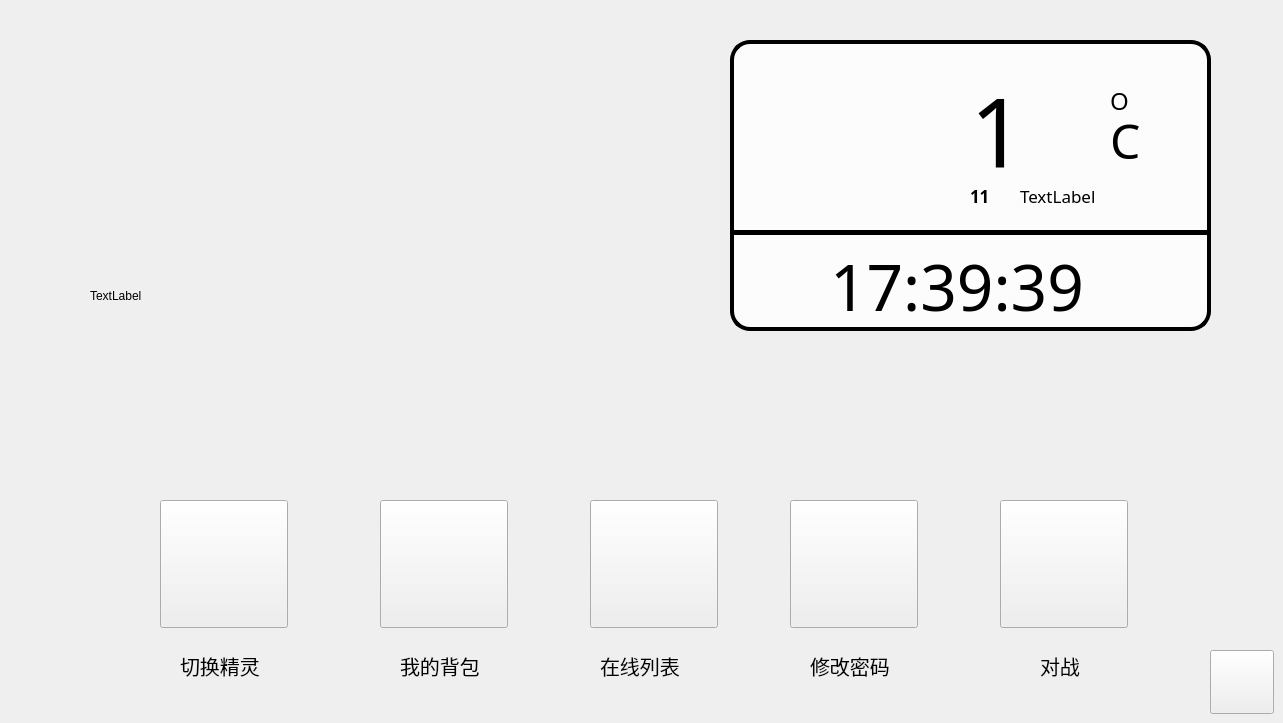
    <widget class="QWidget" name="mainPage">
     <widget class="QPushButton" name="changePasswordBtn">
      <property name="geometry">
       <rect>
        <x>790</x>
        <y>500</y>
        <width>128</width>
        <height>128</height>
       </rect>
      </property>
      <property name="styleSheet">
       <string notr="true">
color: rgb(255, 255, 255);
border-image: url(:/picture/password.png);</string>
      </property>
      <property name="text">
       <string/>
      </property>
     </widget>
     <widget class="QPushButton" name="myBagBtn">
      <property name="geometry">
       <rect>
        <x>380</x>
        <y>500</y>
        <width>128</width>
        <height>128</height>
       </rect>
      </property>
      <property name="styleSheet">
       <string notr="true">border-image: url(:/picture/bag.png);
color: rgb(255, 255, 255);</string>
      </property>
      <property name="text">
       <string/>
      </property>
     </widget>
     <widget class="QPushButton" name="quitBtn">
      <property name="geometry">
       <rect>
        <x>1210</x>
        <y>650</y>
        <width>64</width>
        <height>64</height>
       </rect>
      </property>
      <property name="font">
       <font>
        <weight>50</weight>
        <bold>false</bold>
       </font>
      </property>
      <property name="styleSheet">
       <string notr="true">border-image: url(:/picture/logout.png);
color: rgb(255, 255, 255);</string>
      </property>
      <property name="text">
       <string/>
      </property>
     </widget>
     <widget class="QPushButton" name="userListBtn">
      <property name="geometry">
       <rect>
        <x>590</x>
        <y>500</y>
        <width>128</width>
        <height>128</height>
       </rect>
      </property>
      <property name="styleSheet">
       <string notr="true">
color: rgb(255, 255, 255);
border-image: url(:/picture/list.png);</string>
      </property>
      <property name="text">
       <string/>
      </property>
     </widget>
     <widget class="QPushButton" name="fightBtn">
      <property name="geometry">
       <rect>
        <x>1000</x>
        <y>500</y>
        <width>128</width>
        <height>128</height>
       </rect>
      </property>
      <property name="styleSheet">
       <string notr="true">border-image: url(:/picture/battle.png);
color: rgb(255, 255, 255);
</string>
      </property>
      <property name="text">
       <string/>
      </property>
     </widget>
     <widget class="QLabel" name="label_7">
      <property name="geometry">
       <rect>
        <x>400</x>
        <y>650</y>
        <width>81</width>
        <height>31</height>
       </rect>
      </property>
      <property name="font">
       <font>
        <family>微软雅黑</family>
        <pointsize>15</pointsize>
        <weight>50</weight>
        <bold>false</bold>
       </font>
      </property>
      <property name="text">
       <string>我的背包</string>
      </property>
     </widget>
     <widget class="QLabel" name="label_12">
      <property name="geometry">
       <rect>
        <x>600</x>
        <y>650</y>
        <width>81</width>
        <height>31</height>
       </rect>
      </property>
      <property name="font">
       <font>
        <family>微软雅黑</family>
        <pointsize>15</pointsize>
        <weight>50</weight>
        <bold>false</bold>
       </font>
      </property>
      <property name="text">
       <string>在线列表</string>
      </property>
     </widget>
     <widget class="QLabel" name="label_9">
      <property name="geometry">
       <rect>
        <x>810</x>
        <y>650</y>
        <width>81</width>
        <height>31</height>
       </rect>
      </property>
      <property name="font">
       <font>
        <family>微软雅黑</family>
        <pointsize>15</pointsize>
        <weight>50</weight>
        <bold>false</bold>
       </font>
      </property>
      <property name="text">
       <string>修改密码</string>
      </property>
     </widget>
     <widget class="QLabel" name="label_10">
      <property name="geometry">
       <rect>
        <x>1040</x>
        <y>650</y>
        <width>81</width>
        <height>31</height>
       </rect>
      </property>
      <property name="font">
       <font>
        <family>微软雅黑</family>
        <pointsize>15</pointsize>
        <weight>50</weight>
        <bold>false</bold>
       </font>
      </property>
      <property name="text">
       <string>对战</string>
      </property>
     </widget>
     <widget class="QWidget" name="widget_2" native="true">
      <property name="geometry">
       <rect>
        <x>720</x>
        <y>30</y>
        <width>501</width>
        <height>321</height>
       </rect>
      </property>
      <widget class="QLabel" name="label_11">
       <property name="geometry">
        <rect>
         <x>10</x>
         <y>10</y>
         <width>481</width>
         <height>291</height>
        </rect>
       </property>
       <property name="styleSheet">
        <string notr="true">     background-color: rgba(255, 255, 255, 200);/*背景色*/
     border-style: outset; /*边框样式*/
     border-width: 4px;  /*边框宽度为4像素*/
     border-radius: 20px; /*边框圆角半径*/
     border-color: rgba(0, 0, 0, 400);/*边框颜色*/
     font: bold 14px;/*字体*/
         color:rgba(0, 0, 0, 100);/*字体颜色*/
   	 padding: 6px; /*填衬*/</string>
       </property>
       <property name="text">
        <string/>
       </property>
      </widget>
      <widget class="QLabel" name="fengli">
       <property name="geometry">
        <rect>
         <x>250</x>
         <y>150</y>
         <width>51</width>
         <height>31</height>
        </rect>
       </property>
       <property name="font">
        <font>
         <family>Adobe 黑体 Std R</family>
         <pointsize>13</pointsize>
         <weight>75</weight>
         <bold>true</bold>
        </font>
       </property>
       <property name="text">
        <string>11</string>
       </property>
      </widget>
      <widget class="QLabel" name="type">
       <property name="geometry">
        <rect>
         <x>30</x>
         <y>20</y>
         <width>180</width>
         <height>180</height>
        </rect>
       </property>
       <property name="text">
        <string/>
       </property>
      </widget>
      <widget class="QLabel" name="label_13">
       <property name="geometry">
        <rect>
         <x>10</x>
         <y>200</y>
         <width>481</width>
         <height>5</height>
        </rect>
       </property>
       <property name="styleSheet">
        <string notr="true">color: rgb(0, 0, 0);
background-color: rgb(0, 0, 0);</string>
       </property>
       <property name="text">
        <string/>
       </property>
      </widget>
      <widget class="QLabel" name="wendu_3">
       <property name="geometry">
        <rect>
         <x>390</x>
         <y>70</y>
         <width>51</width>
         <height>81</height>
        </rect>
       </property>
       <property name="font">
        <font>
         <family>rr_basic07</family>
         <pointsize>36</pointsize>
         <weight>50</weight>
         <bold>false</bold>
        </font>
       </property>
       <property name="text">
        <string>C</string>
       </property>
      </widget>
      <widget class="QLabel" name="time">
       <property name="geometry">
        <rect>
         <x>110</x>
         <y>190</y>
         <width>361</width>
         <height>131</height>
        </rect>
       </property>
       <property name="font">
        <font>
         <family>rr_basic07</family>
         <pointsize>48</pointsize>
        </font>
       </property>
       <property name="text">
        <string>17:39:39</string>
       </property>
      </widget>
      <widget class="QLabel" name="day">
       <property name="geometry">
        <rect>
         <x>300</x>
         <y>150</y>
         <width>151</width>
         <height>31</height>
        </rect>
       </property>
       <property name="font">
        <font>
         <family>rr_basic07</family>
         <pointsize>13</pointsize>
        </font>
       </property>
       <property name="text">
        <string>TextLabel</string>
       </property>
      </widget>
      <widget class="QLabel" name="wendu">
       <property name="geometry">
        <rect>
         <x>250</x>
         <y>30</y>
         <width>201</width>
         <height>141</height>
        </rect>
       </property>
       <property name="font">
        <font>
         <family>rr_basic07</family>
         <pointsize>72</pointsize>
         <weight>50</weight>
         <bold>false</bold>
        </font>
       </property>
       <property name="text">
        <string>1</string>
       </property>
      </widget>
      <widget class="QLabel" name="wendu_2">
       <property name="geometry">
        <rect>
         <x>390</x>
         <y>30</y>
         <width>51</width>
         <height>81</height>
        </rect>
       </property>
       <property name="font">
        <font>
         <family>rr_basic07</family>
         <pointsize>18</pointsize>
         <weight>50</weight>
         <bold>false</bold>
        </font>
       </property>
       <property name="text">
        <string>O</string>
       </property>
      </widget>
     </widget>
     <widget class="QLabel" name="op1">
      <property name="geometry">
       <rect>
        <x>90</x>
        <y>110</y>
        <width>501</width>
        <height>371</height>
       </rect>
      </property>
      <property name="text">
       <string>TextLabel</string>
      </property>
     </widget>
     <widget class="QPushButton" name="changeBtn">
      <property name="geometry">
       <rect>
        <x>160</x>
        <y>500</y>
        <width>128</width>
        <height>128</height>
       </rect>
      </property>
      <property name="styleSheet">
       <string notr="true">border-image: url(:/picture/change.png);
color: rgb(255, 255, 255);</string>
      </property>
      <property name="text">
       <string/>
      </property>
     </widget>
     <widget class="QLabel" name="label_15">
      <property name="geometry">
       <rect>
        <x>180</x>
        <y>650</y>
        <width>81</width>
        <height>31</height>
       </rect>
      </property>
      <property name="font">
       <font>
        <family>微软雅黑</family>
        <pointsize>15</pointsize>
        <weight>50</weight>
        <bold>false</bold>
       </font>
      </property>
      <property name="text">
       <string>切换精灵</string>
      </property>
     </widget>
    </widget>
